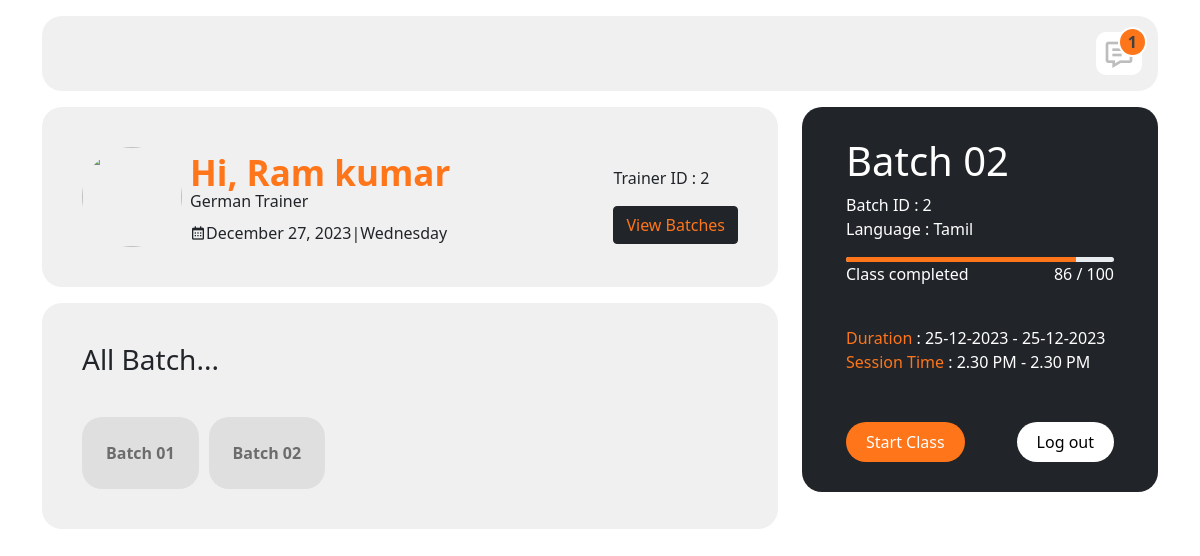
The page /crm/batch/2 (signed in) on the database its author committed.
### Inlingua_app/models.py (models this page shows, shortened)
class User(AbstractUser):
    name = models.CharField(max_length=225, blank=True, null=True)
    user_img = models.ImageField(upload_to='static/img/uploads/Profiles', blank=True, null=True)
    created_by = models.CharField(max_length=255)
    updated_by = models.CharField(max_length=255, null=True, blank=True)
    updated_date = models.DateTimeField(null=True, blank=True)
    last_login = models.DateTimeField(blank=True, null=True)
    is_active = models.BooleanField(default=True)
    is_staff = models.BooleanField(default=False)
    is_superuser = models.BooleanField(default=False)
    role_id = models.ForeignKey(UserRoles, on_delete=models.CASCADE, null=True, blank=True)
    objects = CustomUserManager()

class TrainerQualifications(models.Model):
    ID = models.AutoField(primary_key=True)
    LanguageID = models.ForeignKey(Languages, on_delete=models.CASCADE)
    LevelId = models.ForeignKey(Level, on_delete=models.CASCADE)
    CertificateNumber = models.CharField(max_length=255)
    CertifyingAuthority = models.CharField(max_length=255)
    CertificateValidTill = models.DateTimeField()
    CreatedBy = models.CharField(max_length=255)
    CreatedDate = models.DateTimeField(default=timezone.now)
    UpdatedBy = models.CharField(max_length=255, null=True, blank=True)
    UpdatedDate = models.DateTimeField(null=True, blank=True)
    TrainerId = models.ForeignKey(TrainingStaff, on_delete=models.CASCADE)

class Languages(models.Model):
    ID = models.AutoField(primary_key=True)
    Name = models.CharField(max_length=255)
    CreatedDate = models.DateTimeField(default=timezone.now)
    CreatedBy = models.CharField(max_length=255)
    UpdatedDate = models.DateTimeField(default=timezone.now)
    UpdatedBy = models.CharField(max_length=255)
    def __str__(self):
        return self.Name

class TrainingBatches(models.Model):
    ID = models.AutoField(primary_key=True)
    Name = models.CharField(max_length=255)
    Course_details = models.ForeignKey(Courses, on_delete=models.CASCADE, null=True, blank=True)
    TrainerId = models.ForeignKey(TrainingStaff, on_delete=models.CASCADE, null=True, blank=True)
    MeetingURL = models.CharField(max_length=500)
    StartDate = models.DateTimeField()
    EndDate = models.DateTimeField()
    Duration = models.IntegerField()
    StartTime = models.DateTimeField()
    EndTime = models.DateTimeField()
    IsActive = models.BooleanField()
    CreatedBy = models.CharField(max_length=255)
    CreatedDate = models.DateTimeField(default=timezone.now)
    UpdatedDate = models.DateTimeField(default=timezone.now)
    UpdatedBy = models.CharField(max_length=255)

class Courses(models.Model):
    ID = models.AutoField(primary_key=True)
    Name = models.CharField(max_length=100)
    Description = models.CharField(max_length=255)
    Duration = models.IntegerField()
    LanguageID = models.ForeignKey(Languages, on_delete=models.CASCADE)
    StartDate = models.DateField(null=True, blank=True)
    EndtDate = models.DateField(null=True, blank=True)
    StartTime = models.TimeField(null=False, blank=False)
    EndTime = models.TimeField(null=False, blank=False)
    LevelID = models.ForeignKey(Level, on_delete=models.CASCADE)
    Cost = models.IntegerField()
    Course_metirials = models.FileField(blank=True, null=True)
    Course_status = models.IntegerField(default=0)
    CreatedDate = models.DateTimeField(default=timezone.now)
    CreatedBy = models.CharField(max_length=255)
    UpdatedDate = models.DateTimeField(default=timezone.now)
    UpdatedBy = models.CharField(max_length=255)

### Inlingua_app/views/batchdetails.py (the view)
# urls.py: path('crm/batch/<int:id>', batchdetails.batches, name="batches"),
def batches(request,id):
    if request.user.is_authenticated:
        user_id = request.user.id
        user = User.objects.get(id=user_id)
        if user.is_staff == True:
            Training_staff = TrainingStaff.objects.get(LoginId = user_id)
            Trainer_qualifications = TrainerQualifications.objects.get(TrainerId = Training_staff.ID)
            Training_batches = TrainingBatches.objects.filter(TrainerId = Training_staff.ID)
            Training_Batch = TrainingBatches.objects.get(ID = id)
            return render(request, 'inlingua/index.html',
        {
        'user': user,
        'Training_staff':Training_staff,
        'Trainer_qualifications':Trainer_qualifications,
        'Training_batches':Training_batches,
        'Training_Batch':Training_Batch
        })
    else:
        messages.error(request, "Your account as been logout Please login...!")
        return redirect('login')

### template/inlingua/index.html (shortened to what this page needs)
{% extends 'main.html' %}
{% load static %}
{% block container %}
<div class="container mt-3">
    <div class="home-nav-barcontainer d-flex p-3">
        <div class="message-container" id="msg-icon">
            <i class='bx bx-message-detail' ></i>
            <div class="msg-count">
                {{ messages_count }} 1
            </div>
        </div>
    </div>
</div>
{% if user.is_superuser %}
{% else %}
<div class="profile-container  container mt-3 mb-3" >
    <div class="row">
        <div class="col-lg-8">
            <div class="student-details">
                <div class="container-fuild d-flex align-items-center" style="width: 70%;">
                    <div class="profile">
                        <img
                        {% if user.user_img.url is not None %}
                            src="{{ user.user_img.url }}"
                        {% else %}
                            src="{% static 'img/imgs/Ellipse 3.svg' %}"
                        {% endif %}
                        alt="" width="100px" height="100px" class="rounded-circle me-2">
                    </div>
                    <div class="profile-name w-100 mt-3">
                        <h3
                        {% if user.is_staff %}
                        style="line-height: 16px;"
                        {% endif %}
                        >Hi, {{user.name}}</h3>
                        {% if user.is_staff %}
                        <p class="m-0 mb-2">{{Trainer_qualifications.LanguageID}} Trainer</p>
                        {% endif %}
                        <div class="today-date d-flex align-items-center">
                            <i class='bx bx-calendar'></i>
                            <p class="m-0" id="currentDate"></p>
                            <p class="m-0"> | </p>
                            <p class="m-0" id="currentDay"></p>
                        </div>
                    </div>
                </div>
                <div class="get-certifite mt-3">
                    <p>
                        {% if user.is_staff %}
                        Trainer ID : {{user.id}}
                        {% else %}
                        Student ID : {{user.id}}
                        {% endif %}
                    </p>
                    {% if user.is_staff %}
                        <button style="color:#FF751A;" class="btn btn-dark" id="view-batch-btn">View Batches</button>
                    {% else %}
                        <a href="#" class="btn btn-dark"><i class='bx bx-download mr-3'></i> Get Certificate</a>
                    {% endif %}
                </div>
            </div>
            <div class="progress-card">
                <div class="row">
                    {% if user.is_staff %}
                    <div class="col-12">
                        <div class="container-fuild mt-3 d-block align-items-center" style="background-color:#F0F0F0; border-radius: 20px; padding: 40px;">
                            <div class="contant" style="width: fit-content;">
                                <h3 class="h3">All Batch...</h3>
                            </div>
                            <div class="upcomming-batch-container mt-4 d-block d-lg-flex align-items-center" style="flex-wrap: wrap;">
                                {% for Training_batch in Training_batches %}
                                <a href="{% url 'batches' id=Training_batch.Course_details.ID %}" style="text-decoration: none;"><p class="m-0 p-4 mt-3" style="background-color: #DFDFDF; padding: 10px 20px; border-radius: 20px; margin-right: 10px !important;">{{Training_batch.Name}}</p></a>
                                {% endfor %}
                            </div>
                        </div>
                    </div>
                    {% endif %}
                </div>
            </div>
        </div>
        <div class="col-lg-4 mt-3 mt-lg-0 d-none d-lg-block">
            <div class="course-full-container container bg-dark">
                <form action="">
                    <div class="container-fuild">
                        <div class="course-details">
                            <div class="">
                                <h1 class="text-white">
                                    {% if user.is_staff %}
                                        {{Training_Batch.Name}}
                                    {% else %}
                                        {{cources.Name}} - {{level.Code}}
                                    {% endif %}
                                </h1>
                                <p class="m-0 text-white">Batch ID : {{Training_Batch.ID}}</p>
                                <p class="m-0 text-white">Language : {{Training_Batch.Course_details.Name}}</p>
                            </div>
                            <div class="course-progress-container mt-3">
                                <div class="progress" style="height: 5px;">
                                    <div
                                        class="progress-bar"
                                        role="progressbar"
                                        style="width: {{Training_Batch.Course_details.Course_status}}%; height: 10px; background-color: #FF751A;"
                                        aria-valuenow="25"
                                        aria-valuemin="0"
                                        aria-valuemax="100"
                                    >
                                    </div>
                                </div>
                                <div class="progress-value d-flex justify-content-between">
                                    <p class="text-white">
                                        {% if user.is_staff %}
                                        Class completed
                                        {% else %}
                                        Class progress
                                        {% endif %}
                                    </p>
                                    <span class="text-white">{{Training_Batch.Course_details.Course_status}} / 100</span>
                                </div>
                            </div>
                        </div>
                        <div class="course-details-rainers mt-4">
                            <p class="m-0 text-white"><span class="letter-orange">Duration </span>: {{ Training_Batch.Course_details.StartDate |date:"d-m-Y" }} - {{ Training_Batch.Course_details.EndtDate | date:"d-m-Y" }}</p>
                            <p class="m-0 text-white"><span class="letter-orange">Session Time </span>: {{ Training_Batch.Course_details.StartTime | time:"g.i A" }} - {{ Training_Batch.Course_details.EndTime |time:"g.i A" }}</p>
                        </div>
                        <div class="buttons mt-5 d-flex align-items-center justify-content-between">
                            {% if request.path == '/crm/home' %}
                                <a href="#" class="btn btn-dark" style="color: #FFF; background-color:#FF751A; border-radius: 20px;">Ready to start class</a>
                                <a href="{% url 'logout' %}" class="logout btn btn-dark" style="color: #FF751A; background-color:#FFF; border-radius: 20px;">Logout</a>
                            {% else %}
                                {% if user.is_staff %}
                                <a href="#">Start Class</a>
                                {% else %}
                                <a href="https://meet.google.com/fsf-iihs-gfk" target="_blank" onclick="return false;" >Join Class</a>
                                {% endif %}
                                <a href="{% url 'logout' %}" class="logout">Log out</a>
                            {% endif %}
                        </div>
                    </div>
                </form>
            </div>
        </div>
    </div>
</div>
{% endif %}
{% endblock %}

### template/main.html (shortened to what this page needs)
{% load static %}
<!doctype html>
<html lang="en">
  <head>
      <link rel="stylesheet" href="{% static 'css/login.css' %}">
      <link rel="stylesheet" href="{% static 'css/mobile_responsiveness.css' %}">
      <link href="https://cdn.jsdelivr.net/npm/bootstrap@5.0.2/dist/css/bootstrap.min.css" rel="stylesheet">
      <link href='https://unpkg.com/boxicons@2.1.4/css/boxicons.min.css' rel='stylesheet'>
      <link rel="stylesheet" href="https://cdnjs.cloudflare.com/ajax/libs/font-awesome/6.5.1/css/all.min.css" />
  </head>
  <body>
    {% block container %}
    {% endblock %}
  </body>
</html>

### static/css/login.css (style rules this page uses)
.home-nav-barcontainer { display: flex; align-items: center; justify-content: space-between; border-radius: 20px; background: linear-gradient(93deg, #F0F0F0 1.87%, #F0F0F0 100%); padding: 10px; }
.home-nav-barcontainer .message-container { background-color: #fff; padding: 7px 7px 0px 7px; border-radius: 10px; position: relative; cursor: pointer; }
.home-nav-barcontainer .message-container i { color: #BDBDBD; font-size: xx-large; }
.home-nav-barcontainer .message-container .msg-count { position: absolute; line-height: 26px; font-weight: bold; color:#3E4042; top: -5px; right: -5px; background-color: #FF751A; padding: 0 8px; border-radius: 50%; border: 2px solid #FFF; }
.profile-container .row .col-lg-8 .student-details { display: flex; align-items: center; justify-content: space-between; background-color:#F0F0F0; border-radius: 20px; padding: 40px; }
.profile-container .row .col-lg-8 .student-details .container-fuild .profile-name h3 { color: var(--IL--Orange, #FF751A); font-size: 35px; font-style: normal; font-weight: 700; line-height: normal; }
.profile-container .row .col-lg-8 .progress-card .row .col-lg-4 .container-fuild, .profile-container .row .col-lg-8 .progress-card .row .col-12 .container-fuild { background-color: #F0F0F0; padding: 40px ; border-radius: 20px; width: 100%; }
.profile-container .row .col-lg-8 .progress-card .row .col-lg-4 .container-fuild p, .profile-container .row .col-lg-8 .progress-card .row .col-12 .container-fuild p { font-weight: bold; color: #6C6C6C; }
.course-full-container { border-radius: 20px; }
.course-full-container .container-fuild { padding: 30px 20px; }
.letter-orange { color: #FF751A; }
.course-full-container .container-fuild .buttons a { background-color: #FF751A; padding: 8px 20px; text-decoration: none; color: #FFF; border-radius: 50px; }
.course-full-container .container-fuild .buttons .logout { background-color: #fff; color: #000; padding: 8px 20px; outline: none; border: none; border-radius: 50px; font-weight: 400; }
.profile-container .container { background-color: rgba(0, 0, 0, 0.8); }

### rows shown on the page
User: name "Ram kumar", id "2"
TrainerQualifications: LanguageID "German"
TrainingBatches: Name "Batch 01"
TrainingBatches: Name "Batch 02", ID "2", Course_details.Name "Tamil", Course_details.Course_status "86", Course_details.StartDate "25-12-2023", Course_details.EndtDate "25-12-2023", Course_details.StartTime "2.30 PM", Course_details.EndTime "2.30 PM"
